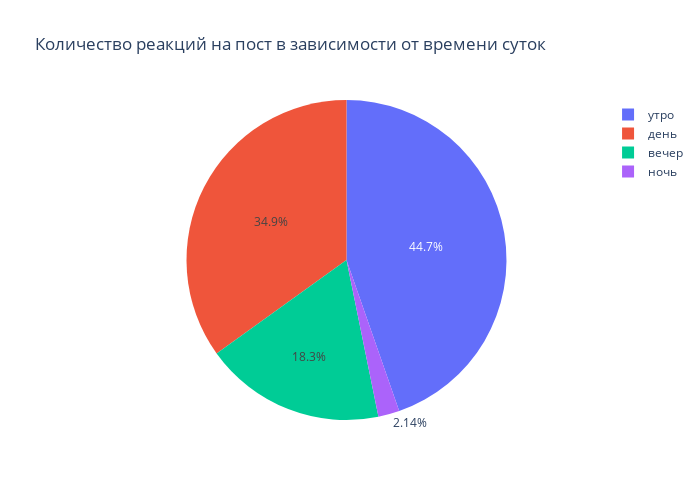

Here is the notebook cell this chart was saved with:
### Markdown cell above
Реакций на сообщения тоже больше в утренние часы, больше половины от общего числа. Но днём количество реакций не намного меньше - около 40%.

### Code cell
part_of_the_day= cnt_reactions_ts_part_of_the_day['ts_part_of_the_day']
total = cnt_reactions_ts_part_of_the_day['reactions_number']

fig = go.Figure(data=[go.Pie(labels=part_of_the_day, values=total)])
fig.update_layout(title='Количество реакций на пост в зависимости от времени суток',
                  width=700,
                  height=500,
                  annotations=[dict(x=1.12,
                                    y=1.05,
                                    text='',
                                    showarrow=False)])
fig.show()

### Figure 1 — Plotly figure (JSON) as saved in the notebook; plotly's stock layout.template omitted (floating-point values rounded to 4 significant figures)
{"data": [{"labels": ["утро", "день", "вечер", "ночь"], "type": "pie", "values": [11684, 9138, 4781, 561]}], "layout": {"annotations": [{"showarrow": false, "text": "", "x": 1.12, "y": 1.05}], "height": 500, "title": {"text": "Количество реакций на пост в зависимости от времени суток"}, "width": 700}}
